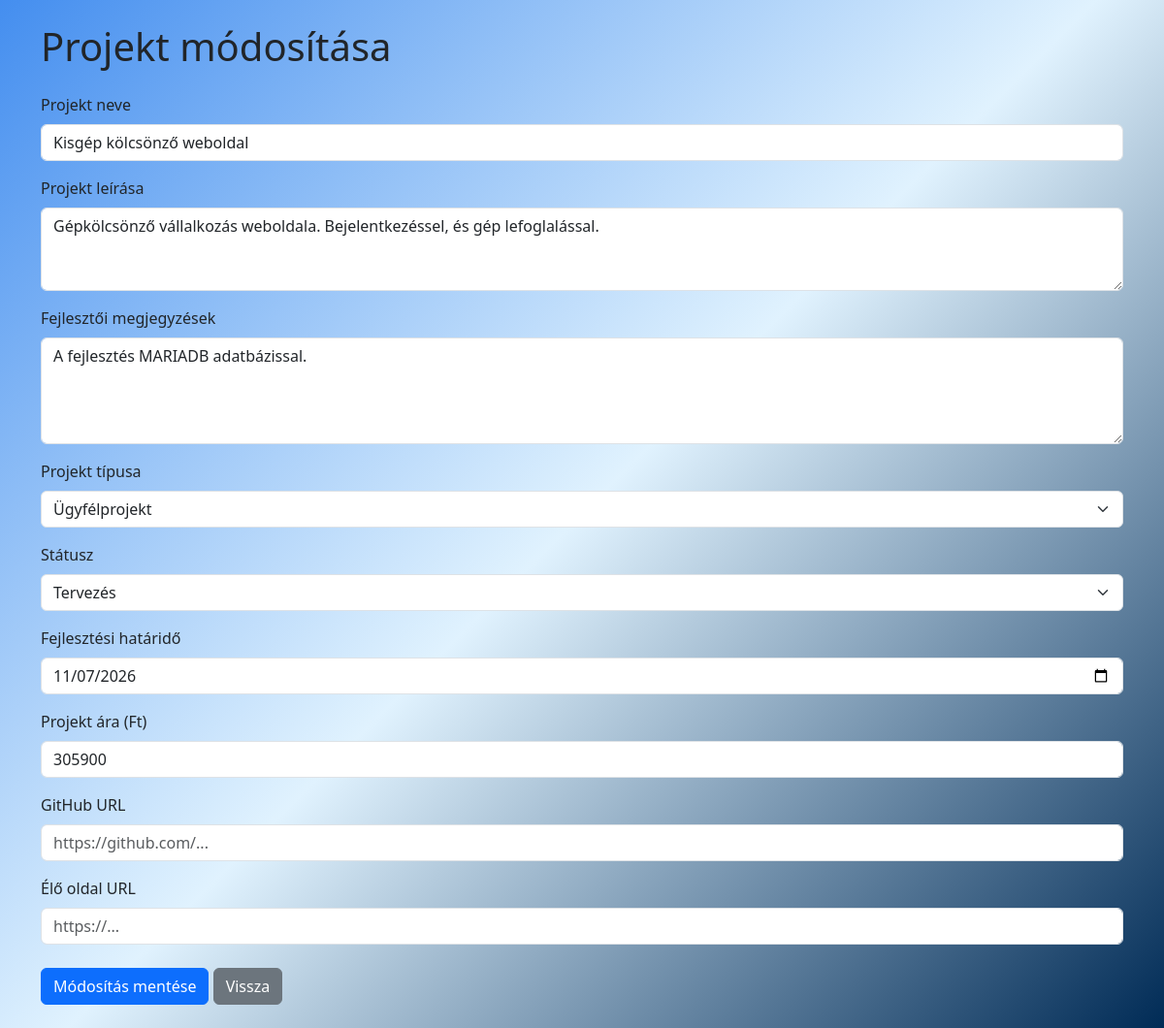
Screenshot of /public/index.php?action=edit&id=8 (signed in) with the database file from the repository.
### tables this page shows
CREATE TABLE `projects` (
  `id` int(11) NOT NULL,
  `title` varchar(255) NOT NULL,
  `description` text DEFAULT NULL,
  `type` enum('personal','client') NOT NULL DEFAULT 'personal',
  `status` enum('planning','active','completed','cancelled') NOT NULL DEFAULT 'planning',
  `price` int(11) DEFAULT NULL,
  `deadline` date DEFAULT NULL,
  `github_url` varchar(255) DEFAULT NULL,
  `live_url` varchar(255) DEFAULT NULL,
  `notes` text DEFAULT NULL,
  `created_at` timestamp NOT NULL DEFAULT current_timestamp()
);

### controllers/ProjectController.php (called while the page is built, shortened)
<?php
require_once __DIR__ . "/../models/Project.php";
class ProjectController
{
    private Project $projectModel;
    public function __construct(PDO $pdo)
    {
        $this->projectModel = new Project($pdo);
    }
    public function edit(): void
    {
        $id = (int) ($_GET["id"] ?? 0);
        $project = $this->projectModel->getById($id);
        require_once __DIR__ . "/../views/projects/edit.php";
    }
}

### models/Project.php (called while the page is built, shortened)
<?php
class Project
{
    private PDO $pdo;
    public function __construct(PDO $pdo)
    {
        $this->pdo = $pdo;
    }
    public function getById(int $id): array|false
    {
        $sql = "SELECT *
        FROM projects
        WHERE id = :id";
        $stmt = $this->pdo->prepare($sql);
        $stmt->execute([
            "id" => $id
        ]);
        return $stmt->fetch(PDO::FETCH_ASSOC);
    }
}

### views/projects/edit.php (the view, shortened to what this page needs)
<!DOCTYPE html>
<html lang="hu">
<head>
    <link
        href="https://cdn.jsdelivr.net/npm/bootstrap@5.3.3/dist/css/bootstrap.min.css"
        rel="stylesheet">
    <link
        rel="stylesheet"
        href="/ProjectBoard/public/css/style.css?v=1.0">
</head>
<body class="bg-light text-dark">
    <div class="container py-4">
        <h1 class="mb-4">
            Projekt módosítása
        </h1>
        <form method="POST">
            <div class="mb-3">
                <label class="form-label">
                    Projekt neve
                </label>
                <input
                    type="text"
                    name="title"
                    class="form-control"
                    value="<?= htmlspecialchars($project["title"]) ?>"
                    required>
            </div>
            <div class="mb-3">
                <label class="form-label">
                    Projekt leírása
                </label>
                <textarea
                    name="description"
                    class="form-control"
                    rows="3"><?= htmlspecialchars($project["description"]) ?></textarea>
            </div>
            <div class="mb-3">
                <label class="form-label">
                    Fejlesztői megjegyzések
                </label>
                <textarea
                    name="notes"
                    class="form-control"
                    rows="4"><?= htmlspecialchars($project["notes"] ?? "") ?></textarea>
            </div>
            <div class="mb-3">
                <label class="form-label">
                    Projekt típusa
                </label>
                <select name="type" class="form-select">
                    <option value="client" <?= $project["type"] === "client" ? "selected" : "" ?>>
                        Ügyfélprojekt
                    </option>
                </select>
            </div>
            <div class="mb-3">
                <label class="form-label">
                    Státusz
                </label>
                <select name="status" class="form-select">
                    <option value="planning" <?= $project["status"] === "planning" ? "selected" : "" ?>>
                        Tervezés
                    </option>
                </select>
            </div>
            <div class="mb-3">
                <label class="form-label">
                    Fejlesztési határidő
                </label>
                <input
                    type="date"
                    name="deadline"
                    class="form-control"
                    value="<?= htmlspecialchars($project["deadline"] ?? "") ?>">
            </div>
            <div class="mb-3">
                <label class="form-label">
                    Projekt ára (Ft)
                </label>
                <input
                    type="number"
                    step="0.01"
                    name="price"
                    class="form-control"
                    value="<?= htmlspecialchars($project["price"] ?? "") ?>">
            </div>
            <div class="mb-3">
                <label class="form-label">
                    GitHub URL
                </label>
                <input
                    type="url"
                    name="github_url"
                    class="form-control"
                    placeholder="https://github.com/..."
                    value="<?= htmlspecialchars($project["github_url"] ?? "") ?>">
            </div>
            <div class="mb-4">
                <label class="form-label">
                    Élő oldal URL
                </label>
                <input
                    type="url"
                    name="live_url"
                    class="form-control"
                    placeholder="https://..."
                    value="<?= htmlspecialchars($project["live_url"] ?? "") ?>">
            </div>
            <button
                class="btn btn-primary"
                type="submit">
                Módosítás mentése
            </button>
            <a
                href="index.php"
                class="btn btn-secondary">
                Vissza
            </a>
        </form>
    </div>
</body>
</html>

### public/css/style.css (style rules this page uses)
html, body { min-height: 100vh; }
body { background: linear-gradient( 135deg, #448eef 0%, #e0f2fe 50%, #002b56 100% ) !important; }

### rows the page displays
projects: title "Kisgép kölcsönző weboldal", description "Gépkölcsönző vállalkozás weboldala. Bejelentkezéssel, és gép lefoglalással.", notes "A fejlesztés MARIADB adatbázissal.", type "Ügyfélprojekt", status "Tervezés", deadline "11/07/2026", price "305900"
